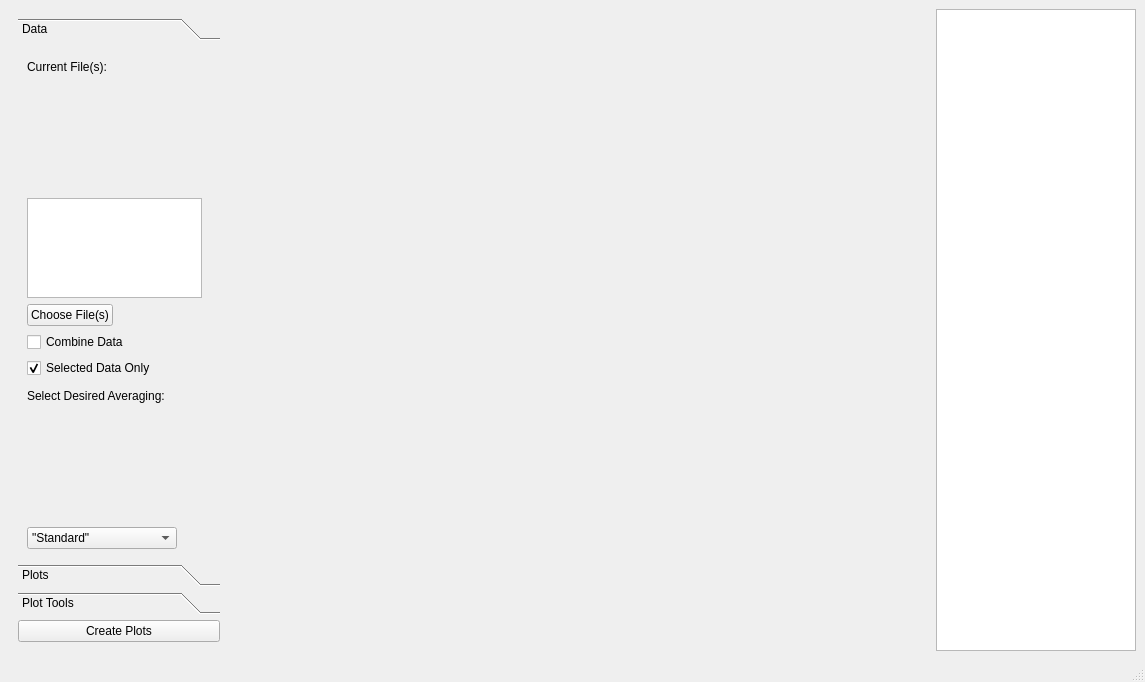
<?xml version="1.0" encoding="UTF-8"?>
<ui version="4.0">
  <class>MainWindow</class>
  <widget class="QMainWindow" name="MainWindow">
    <property name="geometry"><rect><x>0</x><y>0</y><width>1145</width><height>682</height></rect></property>
    <property name="windowTitle"><string>GX Plot Creation Tools</string></property>
    
    <widget class="QWidget" name="centralwidget">
      <layout class="QHBoxLayout" name="horizontalLayout">
	
	<item>
	  <widget class="QWidget" name="settingsWindow" native="true">
	    <property name="sizePolicy">
	      <sizepolicy hsizetype="Maximum" vsizetype="Preferred">
		<horstretch>0</horstretch><verstretch>0</verstretch>
	      </sizepolicy>
	    </property>	    
	    <property name="minimumSize"><size><width>220</width><height>0</height></size></property>	    
	    <property name="maximumSize"><size><width>200</width><height>16777215</height></size></property>
	    
	    <layout class="QVBoxLayout" name="verticalLayout">

	      <item>
		<widget class="QToolBox" name="toolBox">

		  <property name="sizePolicy">
		    <sizepolicy hsizetype="Expanding" vsizetype="Expanding">
		      <horstretch>0</horstretch>
		      <verstretch>0</verstretch>
		    </sizepolicy>
		  </property>
		  <property name="frameShape"><enum>QFrame::NoFrame</enum></property>
		  <property name="frameShadow"><enum>QFrame::Raised</enum></property>
		  <property name="currentIndex"><number>0</number></property>
		  
		  <widget class="QWidget" name="DataTab">
		    <property name="geometry">
		      <rect><x>0</x><y>0</y><width>204</width><height>438</height></rect>
		    </property>
		    <attribute name="label"><string>Data </string></attribute>

		    <layout class="QFormLayout" name="formLayout">
		      <property name="fieldGrowthPolicy"><enum>QFormLayout::AllNonFixedFieldsGrow</enum></property>

		      <item row="0" column="0">
			<widget class="QLabel" name="fileLabel">
			  <property name="minimumSize"><size><width>175</width><height>0</height></size></property>
			  <property name="layoutDirection"><enum>Qt::LeftToRight</enum></property>
			  <property name="text"><string>Current File(s):</string></property>
			  <property name="textFormat"><enum>Qt::RichText</enum></property>
			  <property name="alignment"><set>Qt::AlignLeading|Qt::AlignLeft|Qt::AlignVCenter</set></property>
			  <property name="wordWrap"> <bool>true</bool> </property>
			</widget>
		      </item>

		      <item row="1" column="0">
			<widget class="QListWidget" name="fileListDisplay">
			  <property name="maximumSize"><size><width>175</width><height>100</height></size></property>
			</widget>
		      </item>

		      <item row="2" column="0">
			<widget class="QPushButton" name="chooseFileButton">
			  <property name="text"><string>Choose File(s)</string></property>
			</widget>
		      </item>

		      <item row="3" column="0">
			<widget class="QCheckBox" name="combineDataCheckBox">
			  <property name="text"><string>Combine Data</string></property>
			  <property name="checked"><bool>false</bool></property>
			</widget>
		      </item>

		      <item row="4" column="0">
			<widget class="QCheckBox" name="selectedDataCheckBox">
			  <property name="text"><string>Selected Data Only</string></property>
			  <property name="checked"><bool>true</bool></property>
			</widget>
		      </item>

		      <item row="5" column="0">
			<widget class="QLabel" name="label_2">
			  <property name="text"><string>Select Desired Averaging:</string></property>
			</widget>
		      </item>

		      <item row="6" column="0" colspan="2">
			<widget class="QComboBox" name="averageTypeComboBox">
			  <property name="minimumSize"><size><width>150</width><height>0</height></size></property>
			  <property name="sizePolicy">
			    <sizepolicy hsizetype="Maximum" vsizetype="Fixed">
			      <horstretch>0</horstretch><verstretch>0</verstretch>
			    </sizepolicy>
			  </property>

			  <item><property name="text"><string>&quot;Standard&quot;</string></property></item>
			  <item><property name="text"><string>Time Weighted</string></property></item>	     

			</widget>
		      </item>
		    </layout>
		  </widget>
		  
		  <widget class="QWidget" name="SpectraTab">
		    <property name="geometry"><rect><x>0</x><y>0</y><width>198</width><height>459</height></rect></property>
		    <attribute name="label"><string>Plots</string></attribute>
		    <layout class="QFormLayout" name="formLayout_2">

		      <item row="0" column="0">
			<widget class="QLabel" name="label">
			  <property name="text">
			    <string>&lt;html&gt;&lt;head/&gt;&lt;body&gt;&lt;p&gt;&lt;
			    span style=&quot; text-decoration: underline;&quot;&gt;

			    Particular k or m

			    &lt; /span
			    &gt;&lt;/p&gt;&lt;/body&gt;&lt;/html&gt;</string>
			  </property>			  
			</widget>
		      </item>

		      <item row="1" column="0">
			<widget class="QCheckBox" name="plotKSpecFixedMCheckBox">
			  <property name="text"><string>K spectrum (fixed l and m)</string></property>
			</widget>
		      </item>

		      <item row="2" column="0">
			<widget class="QSpinBox" name="fixedMSpinBox">
			  <property name="minimum"><number>-1</number></property>
			  <property name="value"><number>1</number></property>
			</widget>
		      </item>

		      <item row="4" column="0">
			<widget class="QCheckBox" name="plotMSpecFixedKCheckBox">
			  <property name="text"><string>M spectrum (Fixed k)</string></property>
			</widget>
		      </item>

		      <item row="4" column="0">
			<widget class="QSpinBox" name="fixedKSpinBox">
			  <property name="minimum"><number>0</number></property>
			</widget>
		      </item>

		      <item row="5" column="0">
			<widget class="QLabel" name="label_3">
			  <property name="text">
			    <string>&lt;html&gt;&lt;head/&gt;&lt;body&gt;&lt;p&gt;&lt;
			    span style=&quot; text-decoration: underline;&quot;&gt;

			    Integrated Spectra

			    &lt;/span&gt;&lt;/p&gt;&lt;/body&gt;&lt;/html&gt;</string>
			  </property>
			</widget>
		      </item>

		      <item row="6" column="0">
			<widget class="QCheckBox" name="plotKSpecCheckBox">
			  <property name="text"><string>K spectrum</string></property>
			</widget>
		      </item>

		      <item row="7" column="0">
			<widget class="QCheckBox" name="plotMSpecCheckBox">
			  <property name="text"><string>M spectrum</string></property>
			</widget>
		      </item>

		      <item row="8" column="0">
			<widget class="QLabel" name="label_3">
			  <property name="text">
			    <string>&lt;html&gt;&lt;head/&gt;&lt;body&gt;&lt;p&gt;&lt;
			    span style=&quot; text-decoration: underline;&quot;&gt;

			    Spectra as functions of time

			    &lt;/span&gt;&lt;/p&gt;&lt;/body&gt;&lt;/html&gt;</string>
			  </property>
			</widget>
		      </item>

		      <item row="9" column="0">
			<widget class="QCheckBox" name="plotKSpecVsTimeCheckBox">
			  <property name="text"><string>K spectrum </string></property>
			</widget>
		      </item>

		      <item row="10" column="0">
			<widget class="QCheckBox" name="plotMSpecVsTimeCheckBox">
			  <property name="text"><string>M spectrum</string></property>
			</widget>
		      </item>

		      <item row="11" column="0">
			<widget class="QLabel" name="label_4">
			  <property name="text">
			    <string>&lt;html&gt;&lt;head/&gt;&lt;body&gt;&lt;p&gt;&lt;
			    span style=&quot; text-decoration: underline;&quot;&gt;

			    2D Spectra

			    &lt;/span&gt;&lt;/p&gt;&lt;/body&gt;&lt;/html&gt;</string>
			  </property>
			</widget>
		      </item>

		      <item row="12" column="0">
			<widget class="QCheckBox" name="plot2DG2CheckBox">
			  <property name="text"><string>Free energy</string></property>
			</widget>
		      </item>

		      <item row="13" column="0">
			<widget class="QLabel" name="label_7">			  
			  <property name="text">
			    <string>&lt;html&gt;&lt;head/&gt;&lt;body&gt;&lt;p&gt;&lt;
			    span style=&quot; text-decoration: underline;&quot;&gt;

			    Time Plots

			    &lt;/span&gt;&lt;/p&gt;&lt;/body&gt;&lt;/html&gt;</string>
			  </property>
			</widget>
		      </item>

		      <item row="14" column="0">
			<widget class="QCheckBox" name="Phi2VsTimeCheckBox">
			  <property name="text"><string>Phi**2 vs Time</string></property>
			</widget>
		      </item>

		      <item row="15" column="0">
			<widget class="QCheckBox" name="E2VsTimeCheckBox">
			  <property name="text"><string>E**2 vs Time</string></property>
			</widget>
		      </item>

		      <item row="16" column="0">
			<widget class="QPushButton" name="selectAllButton">
			  <property name="text"><string>Select All</string></property>
			</widget>
		      </item>
		      
		    </layout>
		  </widget>

		  <widget class="QWidget" name="PlotToolsTab">
		    <attribute name="label"><string>Plot Tools</string></attribute>

		    <layout class="QFormLayout" name="formLayout_3">
		      <property name="fieldGrowthPolicy"><enum>QFormLayout::AllNonFixedFieldsGrow</enum></property>
		      <item row="0" column="0">
			<widget class="QLabel" name="label_5">
			  <property name="text">
			    <string>&lt;html&gt;&lt;head/&gt;&lt;body&gt;&lt;p&gt;&lt;
			    span style=&quot; text-decoration: underline;&quot;&gt;

			    Display Settings

			    &lt;/span&gt;&lt;/p&gt;&lt;/body&gt;&lt;/html&gt;</string>
			  </property>
			</widget>
		      </item>

		      <item row="1" column="0">
			<widget class="QCheckBox" name="gridLinesMajorCheckBox">
			  <property name="text"><string>Major Grid Lines</string></property>
			</widget>
		      </item>

		      <item row="2" column="0">
			<widget class="QCheckBox" name="gridLinesMinorCheckBox">
			  <property name="text"><string>Minor Grid Lines</string></property>
			</widget>
		      </item>

		      <item row="3" column="0">
			<widget class="QCheckBox" name="legendCheckBox">
			  <property name="text"><string>Legend</string></property>
			  <property name="checked"><bool>true</bool></property>
			</widget>
		      </item>

		      <item row="4" column="0">
			<widget class="QLabel" name="label_6">
			  <property name="text">
			    <string>&lt;html&gt;&lt;head/&gt;&lt;body&gt;&lt;p&gt;&lt;
			    span style=&quot; text-decoration: underline;&quot;&gt;

			    Data to Show:

			    &lt;/span&gt;&lt;/p&gt;&lt;/body&gt;&lt;/html&gt;</string>
			  </property>
			</widget>
		      </item>

		      <item row="5" column="0">
			<widget class="QCheckBox" name="G2CheckBox">
			  <property name="text"><string>Free Energy</string></property>
			  <property name="checked"><bool>true</bool></property>
			</widget>
		      </item>

		      <item row="8" column="0">
			<widget class="QCheckBox" name="MSlopeCheckBox">
			  <property name="text"><string>Spectral slopes</string></property>
			  <property name="checked"><bool>true</bool></property>
			</widget>
		      </item>

		      <item row="9" column="0">
			<widget class="QPushButton" name="updatePlotsButton">
			  <property name="text"><string>Update Plots</string></property>
			</widget>
		      </item>

		    </layout>
		  </widget>
		</widget>
	      </item>

	      <item>
		<widget class="QPushButton" name="createPlotsButton">
		  <property name="text"><string>Create Plots</string></property>
		</widget>
	      </item>

	    </layout>
	  </widget>
	</item>

	<item>
	  <widget class="QWidget" name="mplwindow" native="true">
	    <property name="layoutDirection"><enum>Qt::LeftToRight</enum></property>
	    <layout class="QVBoxLayout" name="mplvl"/>
	  </widget>
	</item>

	<item>
	  <widget class="QListWidget" name="figList">
	    <property name="sizePolicy">
	      <sizepolicy hsizetype="Maximum" vsizetype="Expanding">
		<horstretch>0</horstretch><verstretch>0</verstretch>
	      </sizepolicy>
	    </property>
	    <property name="maximumSize"><size><width>200</width><height>16777215</height></size></property>
	    <property name="resizeMode"><enum>QListView::Fixed</enum></property>
	    <property name="wordWrap"><bool>true</bool></property>
	  </widget>
	</item>

      </layout>
    </widget>

    <widget class="QMenuBar" name="menubar">
      <property name="geometry"><rect><x>0</x><y>0</y><width>1145</width><height>26</height></rect></property>
    </widget>

    <widget class="QStatusBar" name="statusbar"/></widget>
  <resources/>
  <connections/>
</ui>
